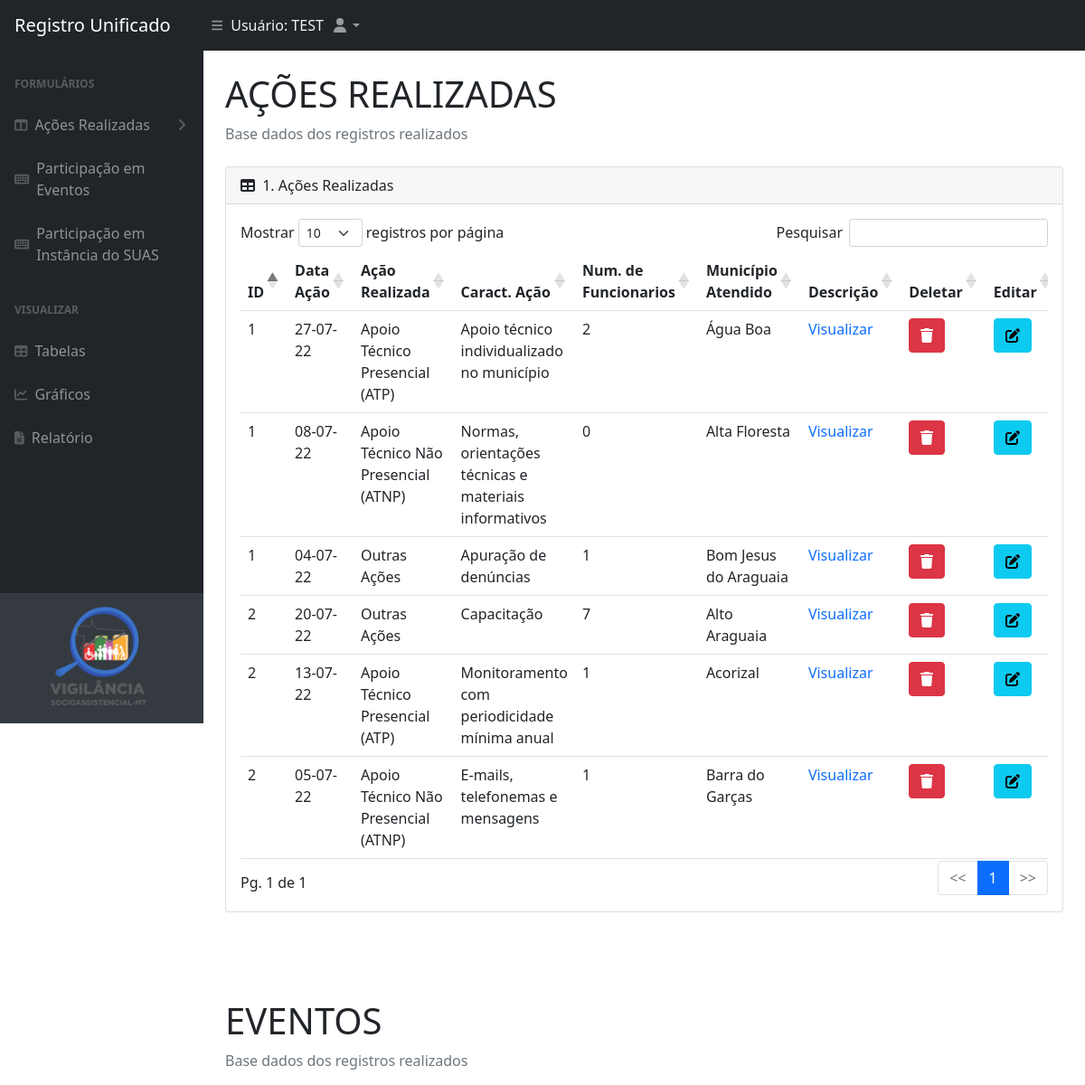
Before: /users/tabelas (signed in, upper part) with the older database file.
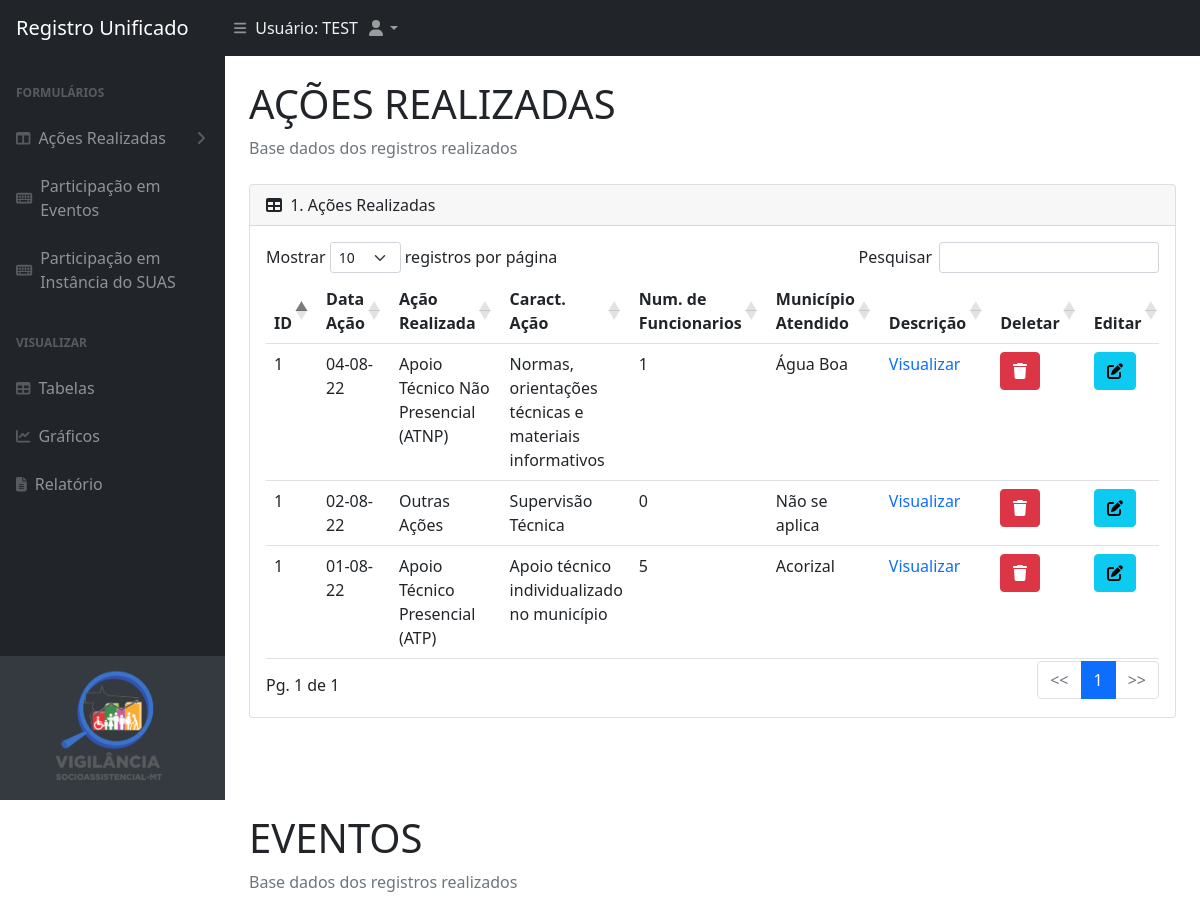
After: the same page with the newer database file.
### app/models.py (models this page shows, shortened)
class User(AbstractUser):
    id = models.AutoField(primary_key=True)
    sector_name = models.CharField(max_length=100, choices=LISTA_SETORES)

class AcaoAtpModel(models.Model):
    user = models.ForeignKey(User, on_delete=models.CASCADE, related_name='acaoAtp')
    acao_realizada = models.CharField(max_length=100, choices= ACAO_REALIZADA_CHOICE, default= 'Apoio Técnico Presencial (ATP)')
    caracteristica_acao = models.CharField(max_length=100, choices=TECNICO_PRESENCIAL_CHOICE, default= '')
    n_profissionais_atendidos = models.IntegerField('Numero de Funcionario',blank=False, null=False)
    descricao_acao = models.TextField('Descrição da Ação', max_length=1000, blank=False, null=False)
    data_acao = models.DateField('Data', blank=False, null=False)
    data_publicacao = models.DateField('Data da Publicação', default=timezone.now)
    municipio_atendido = models.CharField(max_length=100, choices= LISTA_MUNICIPIOS, default= '')

class AcaoOutrasModel(models.Model):
    user = models.ForeignKey(User, on_delete=models.CASCADE, related_name='acaoOutras')
    acao_realizada = models.CharField(max_length=100, choices= ACAO_REALIZADA_CHOICE, default= 'Outras Ações')
    caracteristica_acao = models.CharField(max_length=100, choices=OUTRAS_ACOES_CHOICE, default= '')
    n_profissionais_atendidos = models.IntegerField('Numero de Funcionario',blank=False, null=False)
    descricao_acao = models.TextField('Descrição da Ação', max_length=1000, blank=False, null=False)
    data_acao = models.DateField('Data', blank=False, null=False)
    data_publicacao = models.DateField('Data da Publicação', default=timezone.now)
    municipio_atendido = models.CharField(max_length=100, choices= LISTA_MUNICIPIOS, default='')

class AcaoAtnpModel(models.Model):
    user = models.ForeignKey(User, on_delete=models.CASCADE, related_name='acaoAtnp')
    acao_realizada = models.CharField(max_length=100, choices= ACAO_REALIZADA_CHOICE, default= 'Apoio Técnico Não Presencial (ATNP)')
    caracteristica_acao = models.CharField(max_length=100, choices=TECNICO_NAO_PRESENCIAL_CHOICE, default='')
    n_profissionais_atendidos = models.IntegerField('Numero de Funcionario',blank=False, null=False)
    descricao_acao = models.TextField('Descrição da Ação', max_length=1000, blank=False, null=False)
    data_acao = models.DateField('Data', blank=False, null=False)
    data_publicacao = models.DateField('Data da Publicação', default=timezone.now)
    municipio_atendido = models.CharField(max_length=100, choices= LISTA_MUNICIPIOS, default= '')

### app/views.py (the view)
# urls.py: path('tabelas', view=tables, name="tables"),
@login_required(login_url='contas/login')
@user_required
def tables(request):
    table_action_atp_page_object = AcaoAtpModel.objects.filter(user=request.user).values().order_by('-id')
    table_action_atnp_page_object = AcaoAtnpModel.objects.filter(user=request.user).values().order_by('-id')
    table_action_outras_page_object = AcaoOutrasModel.objects.filter(user=request.user).values().order_by('-id')
    table_event_page_object = TableEventModel.objects.filter(user=request.user).values().order_by('-id')
    table_interset_page_object = TableIntersetModel.objects.filter(user=request.user).values().order_by('-id')
    df_atp = pd.DataFrame(list(AcaoAtpModel.objects.all().values()))
    df_atnp = pd.DataFrame(list(AcaoAtnpModel.objects.all().values()))
    df_outras = pd.DataFrame(list(AcaoOutrasModel.objects.all().values()))
    df = pd.concat([df_atp,df_atnp,df_outras])#.drop(columns=['user_id'])
    df['data_acao'] = pd.to_datetime(df['data_acao']).dt.strftime('%d-%m-%y')
    df = df.sort_values(by='data_acao', ascending=False)
    json_records = df.reset_index().to_json(orient ='records')
    data_json = []
    data_json = json.loads(json_records)
    return render(request, 'app/tables/viewAllTable.html',
    {
    'table_event_page_object':table_event_page_object,
    'table_interset_page_object':table_interset_page_object,
    'data_json':data_json
    })

### templates/app/tables/viewAllTable.html (shortened to what this page needs)
{% extends 'app/index.html' %}
{% load static%}
{% block content %}
<div class="container-fluid px-4">
  <h1 class="mt-4">AÇÕES REALIZADAS</h1>
  <ol class="breadcrumb mb-4">
      <li class="breadcrumb-item active">Base dados dos registros realizados</li>
  </ol>
  <div class="card mb-4">
    <div class="card-header">
        <i class="fas fa-table me-1"></i>
        1. Ações Realizadas
    </div>
    <div class="card-body">
      <table class="table mydatatable" style="width:100%" >
        <thead>
          <tr>
            <th scope="col">ID</th>
            <th scope="col">Data Ação</th>
            <th scope="col">Ação Realizada</th>
            <th scope="col">Caract. Ação</th>
            <th scope="col">Num. de Funcionarios</th>
            <th scope="col">Município Atendido</th>
            <th scope="col">Descrição</th>
            <th scope="col">Deletar</th>
            <th scope="col">Editar</th>
          </tr>
        </thead>
        <tbody>
          {% for table in data_json %}
          <tr>
            <td>{{table.id}}</td>
            <td>{{table.data_acao }}</td>
            <td>{{table.acao_realizada}}</td>
            <td>{{table.caracteristica_acao}}</td>
            <td>{{table.n_profissionais_atendidos}}</td>
            <td>{{table.municipio_atendido}}</td>
            <td><a href="{% url 'description_table' id=table.id %}" class="text-decoration-none">Visualizar
              </a></td>
            <td>
              <form action="{% url 'deleteTableAction' id=table.id %}" method="POST">
                <button type="submit" class="btn btn-danger" confirm="Deseja apagar ?">
                  <i class="fa-solid fa-trash"></i></button>
              </form>
            </td>
            <td><a href="{% url 'tableActionUpdate' id=table.id%}">
                <button type="button" class="btn btn-info">
                  <i class="fas fa-edit"></i>
                </button>
              </a>
            </td>
          </tr>
          {% endfor %}
        </tbody>
      </table>
    </div>
  </div>
</div>
  <br><br>
<div class="container-fluid px-4">
  <h1 class="mt-4">EVENTOS</h1>
  <ol class="breadcrumb mb-4">
      <li class="breadcrumb-item active">Base dados dos registros realizados</li>
  </ol>
</div>
<br>
<br>
{% endblock %}

### templates/app/index.html (shortened to what this page needs)
<!DOCTYPE html>
<html lang="en">
{% load static %}
    <head>
        <link rel="stylesheet" href="https://cdn.datatables.net/1.10.19/css/dataTables.bootstrap4.min.css">
        <link href="{% static "css/styles.css" %}"  rel="stylesheet" />
    </head>
    <body class="sb-nav-fixed">
        <nav class="sb-topnav navbar navbar-expand navbar-dark bg-dark" style="color:#f2f2f2">
            <a class="navbar-brand ps-3" href="#">Registro Unificado</a>
            <button class="btn btn-link btn-sm order-1 order-lg-0 me-4 me-lg-0" id="sidebarToggle" href="#!"><i class="fas fa-bars"></i></button>
            Usuário: {{user.username|upper}}
            <ul class="navbar-nav ms-auto ms-md-0 me-3 me-lg-4">
                <li class="nav-item dropdown">
                    <a class="nav-link dropdown-toggle" id="navbarDropdown" href="#" role="button" data-bs-toggle="dropdown" aria-expanded="false"><i class="fas fa-user fa-fw"></i></a>
                </li>
            </ul>
        </nav>
        <div id="layoutSidenav">
            <div id="layoutSidenav_nav">
                <nav class="sb-sidenav accordion sb-sidenav-dark" id="sidenavAccordion">
                    <div class="sb-sidenav-menu">
                        <div class="nav">
                            <div class="sb-sidenav-menu-heading">Formulários</div>
                            <a class="nav-link collapsed" href="#" data-bs-toggle="collapse" data-bs-target="#collapseLayouts" aria-expanded="false" aria-controls="collapseLayouts">
                                <div class="sb-nav-link-icon"><i class="fas fa-columns"></i></div>
                                Ações Realizadas
                                <div class="sb-sidenav-collapse-arrow"><i class="fas fa-angle-down"></i></div>
                            </a>
                            <a class="nav-link" href="formulario-de-evento">
                                <div class="sb-nav-link-icon"><i class="fas fa-keyboard"></i></div>
                                Participação em Eventos
                            </a>
                            <a class="nav-link" href="/users/formulario-de-instancias">
                                <div class="sb-nav-link-icon"><i class="fas fa-keyboard"></i></div>
                                Participação em Instância do SUAS
                            </a>
                            <div class="sb-sidenav-menu-heading">Visualizar</div>
                            <a class="nav-link" href="/users/tabelas">
                                <div class="sb-nav-link-icon"><i class="fas fa-table"></i></div>
                                Tabelas
                            </a>
                            <a class="nav-link" href="/charts/">
                                <div class="sb-nav-link-icon"><i class="fas fa-chart-line"></i></div>
                                Gráficos
                            </a>
                            <a class="nav-link" href="/charts/">
                                <div class="sb-nav-link-icon"><i class="fas fa-file-alt"></i></div>
                                Relatório
                            </a>
                        </div>
                    </div>
                    <a class="navbar-brand ps-5" href="index_users.html">
                      </a>
                    <div class="sb-sidenav-footer ps-5">
                        <div class="small">
                        <img src="{% static 'assets/img/logo_vs.png'%}" width="120" height="120" />
                        </div>
                    </div>
                </nav>
            </div>
            <div id="layoutSidenav_content">
                <main>
                    {% block content %}{% endblock %}
                </main>
            </div>
        </div>
    </body>
</html>

Changed rows visible on the page:
removed AcaoOutrasModel: id "2", data_acao "20-07-22", acao_realizada "Outras Ações", caracteristica_acao "Capacitação", n_profissionais_atendidos "7", municipio_atendido "Alto Araguaia"
removed AcaoAtpModel: id "2", data_acao "13-07-22", acao_realizada "Apoio Técnico Presencial (ATP)", caracteristica_acao "Monitoramento com periodicidade mínima anual", n_profissionais_atendidos "1", municipio_atendido "Acorizal"
removed AcaoAtnpModel: id "2", data_acao "05-07-22", acao_realizada "Apoio Técnico Não Presencial (ATNP)", caracteristica_acao "E-mails, telefonemas e mensagens", n_profissionais_atendidos "1", municipio_atendido "Barra do Garças"
changed AcaoAtnpModel "Apoio Técnico Não Presencial (ATNP)": data_acao "08-07-22" → "04-08-22"; n_profissionais_atendidos "0" → "1"; municipio_atendido "Alta Floresta" → "Água Boa"
changed AcaoOutrasModel "Outras Ações": data_acao "04-07-22" → "02-08-22"; caracteristica_acao "Apuração de denúncias" → "Supervisão Técnica"; n_profissionais_atendidos "1" → "0"; municipio_atendido "Bom Jesus do Araguaia" → "Não se aplica"
changed AcaoAtpModel "Apoio Técnico Presencial (ATP)": data_acao "27-07-22" → "01-08-22"; n_profissionais_atendidos "2" → "5"; municipio_atendido "Água Boa" → "Acorizal"; moves down the list
